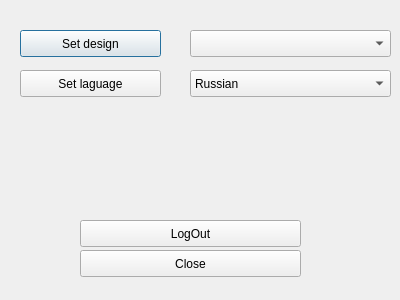
<?xml version="1.0" encoding="UTF-8"?>
<ui version="4.0">
 <class>Options</class>
 <widget class="QDialog" name="Options">
  <property name="geometry">
   <rect>
    <x>0</x>
    <y>0</y>
    <width>400</width>
    <height>300</height>
   </rect>
  </property>
  <property name="windowTitle">
   <string>Options</string>
  </property>
  <widget class="QPushButton" name="pushButton">
   <property name="geometry">
    <rect>
     <x>20</x>
     <y>30</y>
     <width>141</width>
     <height>27</height>
    </rect>
   </property>
   <property name="cursor">
    <cursorShape>PointingHandCursor</cursorShape>
   </property>
   <property name="text">
    <string>Set design</string>
   </property>
  </widget>
  <widget class="QComboBox" name="design">
   <property name="geometry">
    <rect>
     <x>190</x>
     <y>30</y>
     <width>201</width>
     <height>27</height>
    </rect>
   </property>
  </widget>
  <widget class="QPushButton" name="LogoutButton">
   <property name="geometry">
    <rect>
     <x>80</x>
     <y>220</y>
     <width>221</width>
     <height>27</height>
    </rect>
   </property>
   <property name="cursor">
    <cursorShape>PointingHandCursor</cursorShape>
   </property>
   <property name="text">
    <string>LogOut</string>
   </property>
  </widget>
  <widget class="QPushButton" name="CloseButton">
   <property name="geometry">
    <rect>
     <x>80</x>
     <y>250</y>
     <width>221</width>
     <height>27</height>
    </rect>
   </property>
   <property name="cursor">
    <cursorShape>PointingHandCursor</cursorShape>
   </property>
   <property name="text">
    <string>Close</string>
   </property>
  </widget>
  <widget class="QPushButton" name="setLang">
   <property name="geometry">
    <rect>
     <x>20</x>
     <y>70</y>
     <width>141</width>
     <height>27</height>
    </rect>
   </property>
   <property name="cursor">
    <cursorShape>PointingHandCursor</cursorShape>
   </property>
   <property name="text">
    <string>Set laguage</string>
   </property>
  </widget>
  <widget class="QComboBox" name="langList">
   <property name="geometry">
    <rect>
     <x>190</x>
     <y>70</y>
     <width>201</width>
     <height>27</height>
    </rect>
   </property>
   <item>
    <property name="text">
     <string>Russian</string>
    </property>
    <property name="icon">
     <iconset>
      <normaloff>://images/ru.png</normaloff>://images/ru.png</iconset>
    </property>
   </item>
   <item>
    <property name="text">
     <string>Ukrainian</string>
    </property>
    <property name="icon">
     <iconset resource="resources.qrc">
      <normaloff>:/images/ua.png</normaloff>:/images/ua.png</iconset>
    </property>
   </item>
   <item>
    <property name="text">
     <string>English</string>
    </property>
    <property name="icon">
     <iconset resource="resources.qrc">
      <normaloff>:/images/en.png</normaloff>:/images/en.png</iconset>
    </property>
   </item>
  </widget>
 </widget>
 <resources>
  <include location="resources.qrc"/>
 </resources>
 <connections/>
</ui>
